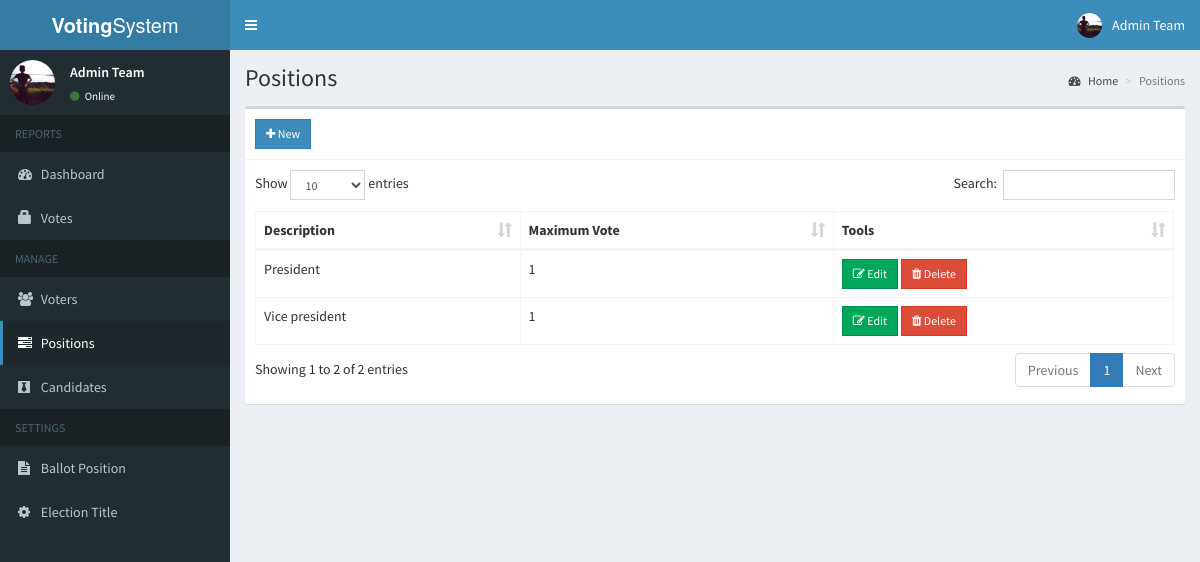
The app's page /sample/admin/positions.php (signed in) with its own data.
### tables this page shows
CREATE TABLE `positions` (
  `id` int(11) NOT NULL,
  `description` varchar(50) NOT NULL,
  `max_vote` int(11) NOT NULL,
  `priority` int(11) NOT NULL
);

### sample/admin/includes/session.php (called while the page is built, shortened)
<?php
	include 'includes/conn.php';
	$sql = "SELECT * FROM admin WHERE id = '".$_SESSION['admin']."'";
	$query = $conn->query($sql);
	$user = $query->fetch_assoc();
?>

### sample/admin/positions.php (the view, shortened to what this page needs)
<?php include 'includes/session.php'; ?>
<?php include 'includes/header.php'; ?>
<body class="hold-transition skin-blue sidebar-mini">
<div class="wrapper">
  <?php include 'includes/navbar.php'; ?>
  <?php include 'includes/menubar.php'; ?>
  <div class="content-wrapper">
    <section class="content-header">
      <h1>
        Positions
      </h1>
      <ol class="breadcrumb">
        <li><a href="#"><i class="fa fa-dashboard"></i> Home</a></li>
        <li class="active">Positions</li>
      </ol>
    </section>
    <section class="content">
      <div class="row">
        <div class="col-xs-12">
          <div class="box">
            <div class="box-header with-border">
              <a href="#addnew" data-toggle="modal" class="btn btn-primary btn-sm btn-flat"><i class="fa fa-plus"></i> New</a>
            </div>
            <div class="box-body">
              <table id="example1" class="table table-bordered">
                <thead>
                  <th>Description</th>
                  <th>Maximum Vote</th>
                  <th>Tools</th>
                </thead>
                <tbody>
                  <?php
                    $sql = "SELECT * FROM positions ORDER BY priority ASC";
                    $query = $conn->query($sql);
                    while($row = $query->fetch_assoc()){
                      echo "
                        <tr>
                          <td class='hidden'></td>
                          <td>".$row['description']."</td>
                          <td>".$row['max_vote']."</td>
                          <td>
                            <button class='btn btn-success btn-sm edit btn-flat' data-id='".$row['id']."'><i class='fa fa-edit'></i> Edit</button>
                            <button class='btn btn-danger btn-sm delete btn-flat' data-id='".$row['id']."'><i class='fa fa-trash'></i> Delete</button>
                          </td>
                        </tr>
                      ";
                    }
                  ?>
                </tbody>
              </table>
            </div>
          </div>
        </div>
      </div>
    </section>
  </div>
</div>
</body>
</html>

### sample/admin/includes/navbar.php (shortened to what this page needs)
<header class="main-header">
  <a href="#" class="logo">
    <span class="logo-lg"><b>Voting</b>System</span>
  </a>
  <nav class="navbar navbar-static-top">
    <a href="#" class="sidebar-toggle" data-toggle="push-menu" role="button">
    </a>
    <div class="navbar-custom-menu">
      <ul class="nav navbar-nav">
        <li class="dropdown user user-menu">
          <a href="#" class="dropdown-toggle" data-toggle="dropdown">
            <img src="<?php echo (!empty($user['photo'])) ? '../images/'.$user['photo'] : '../images/profile.jpg'; ?>" class="user-image" alt="User Image">
            <span class="hidden-xs"><?php echo $user['firstname'].' '.$user['lastname']; ?></span>
          </a>
        </li>
      </ul>
    </div>
  </nav>
</header>

### sample/admin/includes/menubar.php (shortened to what this page needs)
<aside class="main-sidebar">
  <section class="sidebar">
    <div class="user-panel">
      <div class="pull-left image">
        <img src="<?php echo (!empty($user['photo'])) ? '../images/'.$user['photo'] : '../images/profile.jpg'; ?>" class="img-circle" alt="User Image">
      </div>
      <div class="pull-left info">
        <p><?php echo $user['firstname'].' '.$user['lastname']; ?></p>
        <a><i class="fa fa-circle text-success"></i> Online</a>
      </div>
    </div>
    <ul class="sidebar-menu" data-widget="tree">
      <li class="header">REPORTS</li>
      <li class=""><a href="home.php"><i class="fa fa-dashboard"></i> <span>Dashboard</span></a></li>
      <li class=""><a href="votes.php"><span class="glyphicon glyphicon-lock"></span> <span>Votes</span></a></li>
      <li class="header">MANAGE</li>
      <li class=""><a href="voters.php"><i class="fa fa-users"></i> <span>Voters</span></a></li>
      <li class=""><a href="positions.php"><i class="fa fa-tasks"></i> <span>Positions</span></a></li>
      <li class=""><a href="candidates.php"><i class="fa fa-black-tie"></i> <span>Candidates</span></a></li>
      <li class="header">SETTINGS</li>
      <li class=""><a href="ballot.php"><i class="fa fa-file-text"></i> <span>Ballot Position</span></a></li>
      <li class=""><a href="#config" data-toggle="modal"><i class="fa fa-cog"></i> <span>Election Title</span></a></li>
    </ul>
  </section>
</aside>

### records on screen
positions: description "President", max_vote "1"
positions: description "Vice president", max_vote "1"

### other values on screen
$user['firstname'] "Admin"
$user['lastname'] "Team"
